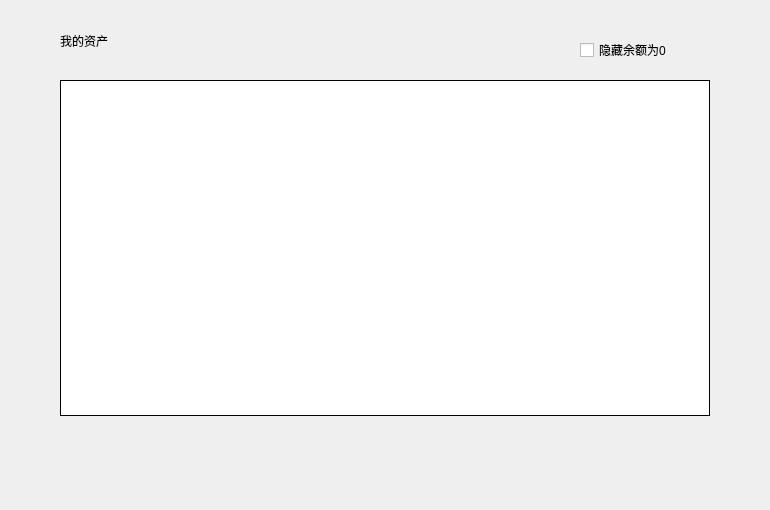
<?xml version="1.0" encoding="UTF-8"?>
<ui version="4.0">
 <class>ExchangeBalancesWidget</class>
 <widget class="QWidget" name="ExchangeBalancesWidget">
  <property name="geometry">
   <rect>
    <x>0</x>
    <y>0</y>
    <width>770</width>
    <height>510</height>
   </rect>
  </property>
  <property name="windowTitle">
   <string>Form</string>
  </property>
  <widget class="QLabel" name="title_label">
   <property name="geometry">
    <rect>
     <x>60</x>
     <y>28</y>
     <width>200</width>
     <height>26</height>
    </rect>
   </property>
   <property name="styleSheet">
    <string notr="true"/>
   </property>
   <property name="text">
    <string>我的资产</string>
   </property>
  </widget>
  <widget class="QTableWidget" name="balancesTableWidget">
   <property name="geometry">
    <rect>
     <x>60</x>
     <y>80</y>
     <width>650</width>
     <height>336</height>
    </rect>
   </property>
   <property name="cursor" stdset="0">
    <cursorShape>PointingHandCursor</cursorShape>
   </property>
   <property name="layoutDirection">
    <enum>Qt::LeftToRight</enum>
   </property>
   <property name="styleSheet">
    <string notr="true"/>
   </property>
   <property name="frameShape">
    <enum>QFrame::Box</enum>
   </property>
   <property name="frameShadow">
    <enum>QFrame::Plain</enum>
   </property>
   <property name="verticalScrollBarPolicy">
    <enum>Qt::ScrollBarAsNeeded</enum>
   </property>
   <property name="horizontalScrollBarPolicy">
    <enum>Qt::ScrollBarAlwaysOff</enum>
   </property>
   <property name="autoScroll">
    <bool>true</bool>
   </property>
   <property name="editTriggers">
    <set>QAbstractItemView::NoEditTriggers</set>
   </property>
   <property name="selectionMode">
    <enum>QAbstractItemView::NoSelection</enum>
   </property>
   <property name="iconSize">
    <size>
     <width>19</width>
     <height>12</height>
    </size>
   </property>
   <property name="showGrid">
    <bool>true</bool>
   </property>
   <property name="gridStyle">
    <enum>Qt::SolidLine</enum>
   </property>
   <attribute name="horizontalHeaderVisible">
    <bool>false</bool>
   </attribute>
   <attribute name="horizontalHeaderCascadingSectionResizes">
    <bool>false</bool>
   </attribute>
   <attribute name="horizontalHeaderHighlightSections">
    <bool>false</bool>
   </attribute>
   <attribute name="verticalHeaderVisible">
    <bool>false</bool>
   </attribute>
   <attribute name="verticalHeaderHighlightSections">
    <bool>false</bool>
   </attribute>
   <column>
    <property name="text">
     <string>币种</string>
    </property>
    <property name="font">
     <font>
      <family>微软雅黑</family>
     </font>
    </property>
    <property name="textAlignment">
     <set>AlignCenter</set>
    </property>
   </column>
   <column>
    <property name="text">
     <string>可用余额</string>
    </property>
    <property name="font">
     <font>
      <family>微软雅黑</family>
     </font>
    </property>
    <property name="textAlignment">
     <set>AlignCenter</set>
    </property>
   </column>
   <column>
    <property name="text">
     <string>冻结余额</string>
    </property>
    <property name="font">
     <font>
      <family>微软雅黑</family>
     </font>
    </property>
    <property name="textAlignment">
     <set>AlignCenter</set>
    </property>
   </column>
   <column>
    <property name="text">
     <string/>
    </property>
   </column>
   <column>
    <property name="text">
     <string>操作</string>
    </property>
    <property name="font">
     <font>
      <family>微软雅黑</family>
     </font>
    </property>
    <property name="textAlignment">
     <set>AlignCenter</set>
    </property>
   </column>
   <column>
    <property name="text">
     <string/>
    </property>
   </column>
  </widget>
  <widget class="QCheckBox" name="hideZeroCheckBox">
   <property name="geometry">
    <rect>
     <x>580</x>
     <y>40</y>
     <width>100</width>
     <height>20</height>
    </rect>
   </property>
   <property name="cursor">
    <cursorShape>PointingHandCursor</cursorShape>
   </property>
   <property name="text">
    <string>隐藏余额为0</string>
   </property>
  </widget>
 </widget>
 <resources/>
 <connections/>
</ui>
